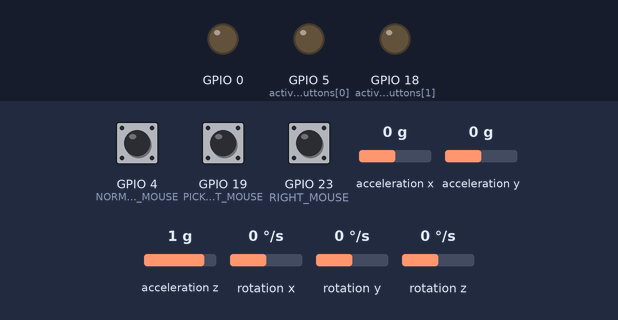
Bench run of a program on a simulated ESP32. Parts: output pins drawn as LEDs (lit = HIGH). Dashed ring = blinking. The inputs (shaded band) are chosen by the test bench; at power-on: GPIO 4 (NORMAL_LEFT_MOUSE) HIGH, GPIO 23 (RIGHT_MOUSE) HIGH, GPIO 19 (PICKAXE_LEFT_MOUSE) HIGH, acceleration x 0 g, acceleration y 0 g, acceleration z 1 g, rotation x 0 °/s, rotation y 0 °/s, rotation z 0 °/s. USB keyboard and mouse output is not drawn; what the program prints to the serial monitor is not drawn.

Above: at 3.2 s.
3.3 s: GPIO 4 (NORMAL_LEFT_MOUSE) pulled LOW for 0.15 s
At 3.4 s:
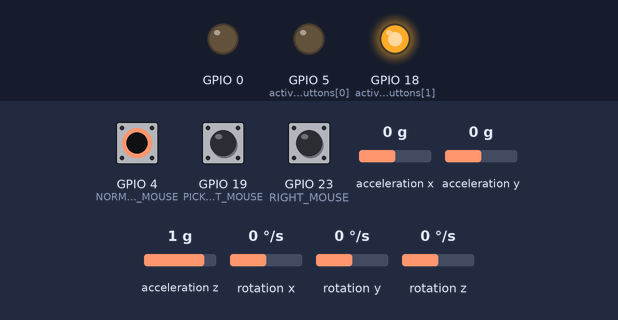
4.9 s: GPIO 23 (RIGHT_MOUSE) pulled LOW for 0.15 s
At 5.0 s:
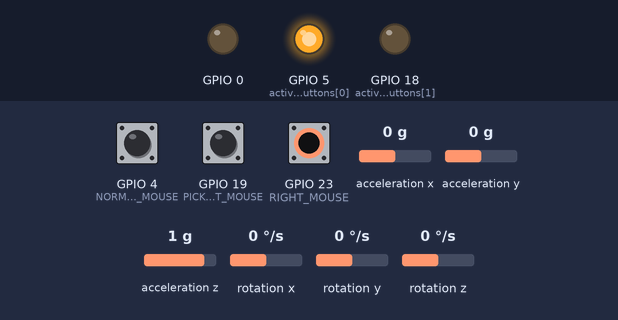
6.5 s: GPIO 4 (NORMAL_LEFT_MOUSE) pulled LOW for 1 s
At 8.0 s:
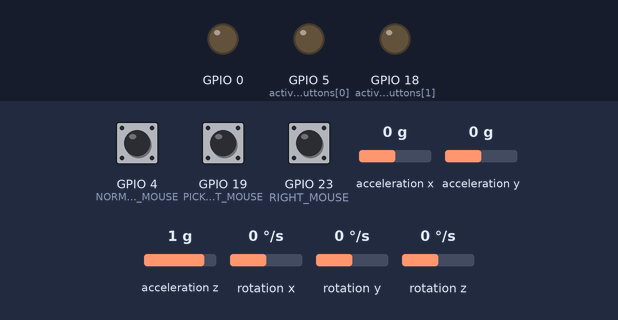
9.0 s: GPIO 23 (RIGHT_MOUSE) pulled LOW for 1 s
At 9.8 s:
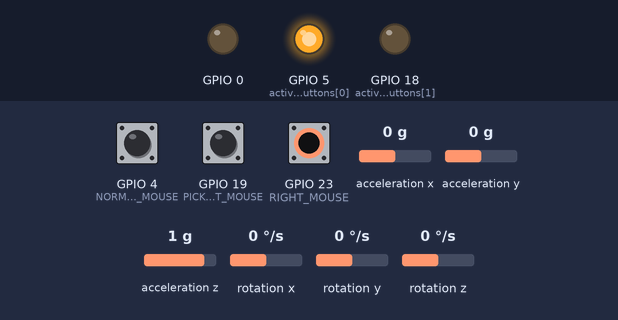
11.5 s: GPIO 23 (RIGHT_MOUSE) pulled LOW for 3.2 s
At 15.4 s:
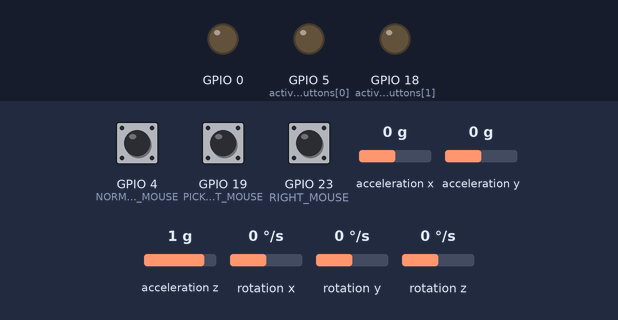
16.2 s: GPIO 4 (NORMAL_LEFT_MOUSE) pulsed LOW 2 times (0.12 s each, 0.3 s apart)
At 16.29 s:
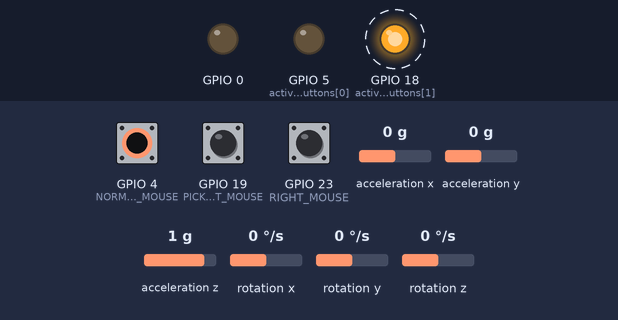
Timing chart, 0 to 19.2 s (numbered marks = the images above; inputs shaded):
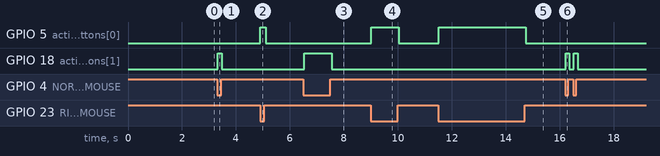

The program:

main.cpp
```cpp
#include <Arduino.h>
#include <Wire.h>
#include <MPU6050_light.h>
#include <BleMouse.h>

#define INTERVAL 25
#define NOT_PRESSED 1
#define PRESSED 0
#define PICKAXE_LEFT_MOUSE 19
#define RIGHT_MOUSE 23
#define NORMAL_LEFT_MOUSE 4
#define NUM_OF_CLICKERS 3

void StartMpu();
void SetActions();
void NormalLeftClick();
void PickaxeLeftClick();
void NormalRightClick();
void NoneClick();
void AdjustPosition();
void ShowInfo();

MPU6050 mpu(Wire);
BleMouse ble_mouse("totylkotest");

int clickers[NUM_OF_CLICKERS] = {19, 23, 4};
int active_mouse_buttons[NUM_OF_CLICKERS] = {5, 18}; // RPM, LPM
double X, Y, horizontal, vertical, click_guard;
unsigned long timer = 0;

void setup()
{
    for (int i = 0; i < NUM_OF_CLICKERS; i++)
    {
        pinMode(clickers[i], INPUT_PULLUP);
        pinMode(active_mouse_buttons[i], OUTPUT);
    }
    Serial.begin(115200);
    while (!Serial)
        delay(10);
    Serial.println("Starting BLE work!");
    ble_mouse.begin();
    StartMpu();
    Serial.println("Done!\n");
}

void loop()
{
    if (((millis() - timer) > INTERVAL) && ble_mouse.isConnected())
    {
        SetActions();
        timer = millis();
    }
}

void StartMpu()
{
    Wire.begin();
    byte status = mpu.begin();
    Serial.print(F("MPU6050 status: "));
    Serial.println(status);
    while (status != 0)
        ; // czekaj na polaczenie
    Serial.println(F("Calculating offsets, do not move MPU6050"));
    delay(1000);
    mpu.calcOffsets(); // gyro and accelero
}

void SetActions()
{
    mpu.update();
    X = mpu.getAngleX();
    Y = mpu.getAngleY();
    click_guard = X;

    AdjustPosition();

    if (digitalRead(PICKAXE_LEFT_MOUSE) == PRESSED && digitalRead(RIGHT_MOUSE) == NOT_PRESSED)
        PickaxeLeftClick();

    else if (digitalRead(RIGHT_MOUSE) == PRESSED && digitalRead(PICKAXE_LEFT_MOUSE) == NOT_PRESSED)
        NormalRightClick();

    else if (digitalRead(NORMAL_LEFT_MOUSE) == PRESSED && digitalRead(RIGHT_MOUSE) == NOT_PRESSED && digitalRead(PICKAXE_LEFT_MOUSE) == NOT_PRESSED)
        NormalLeftClick();

    else
        NoneClick();

    AdjustPosition();
    ble_mouse.move(horizontal, vertical);
}

void NormalLeftClick()
{
    while (digitalRead(NORMAL_LEFT_MOUSE) == PRESSED)
    {
        Serial.print("KLIKACZ ZWYKLY");
        digitalWrite(active_mouse_buttons[0], LOW);
        digitalWrite(active_mouse_buttons[1], HIGH);
        mpu.update();
        ble_mouse.press();
        X = mpu.getAngleX();
        Y = mpu.getAngleY();

        AdjustPosition();
        ble_mouse.move(horizontal, vertical);
        delay(INTERVAL);
    }
    ble_mouse.release();
}

void PickaxeLeftClick()
{
    while (click_guard > -25.0 && digitalRead(PICKAXE_LEFT_MOUSE) == PRESSED)
    {
        mpu.update();
        click_guard = mpu.getAngleX();
    }

    while (click_guard <= -25.0 && digitalRead(PICKAXE_LEFT_MOUSE) == PRESSED)
    {
        Serial.print("\tpowinno swiecic LPM");
        digitalWrite(active_mouse_buttons[1], HIGH);
        digitalWrite(active_mouse_buttons[0], LOW);
        mpu.update();
        ble_mouse.press();
        delay(INTERVAL);
    }
    ble_mouse.release();
    X = 0.0;
    Y = 0.0;
    delay(INTERVAL);
}

void NormalRightClick()
{
    while (digitalRead(RIGHT_MOUSE) == PRESSED)
    {
        Serial.print("\tpowinno swiecic RPM");
        digitalWrite(active_mouse_buttons[1], LOW);
        digitalWrite(active_mouse_buttons[0], HIGH);
        mpu.update();
        ble_mouse.press(MOUSE_RIGHT);
        X = mpu.getAngleX();
        Y = mpu.getAngleY();
        AdjustPosition();
        ble_mouse.move(horizontal, vertical);
        delay(INTERVAL);
    }
    ble_mouse.release(MOUSE_RIGHT);
}

void NoneClick()
{
    digitalWrite(active_mouse_buttons[0], LOW);
    digitalWrite(active_mouse_buttons[1], LOW);
}

void AdjustPosition()
{
    if (abs(X) > 15.0)
        vertical = map(X, -85, 85, 25, -25);
    else
        vertical = 0;

    if (abs(Y) > 15.0)
        horizontal = map(Y, -75, 75, -25, 25);
    else
        horizontal = 0;
}

void ShowInfo()
{
    if (digitalRead(PICKAXE_LEFT_MOUSE) == PRESSED)
        Serial.print("LPM wcisniety");
    if (digitalRead(RIGHT_MOUSE) == PRESSED)
        Serial.print("\tRPM wcisniety");
    if (digitalRead(NORMAL_LEFT_MOUSE) == PRESSED)
        Serial.print("\tklikacz wcisniety");

    Serial.print("\tX : ");
    Serial.print(X);
    Serial.print("\tY : ");
    Serial.println(Y);
}
```

Measured:
- after the input at 3.3 s, GPIO 18 (active_mouse_buttons[1]): LOW → HIGH at once, → LOW 0.16 s later
- after the input at 4.9 s, GPIO 5 (active_mouse_buttons[0]): LOW → HIGH at once, → LOW 0.19 s later
- after the input at 6.5 s, GPIO 18 (active_mouse_buttons[1]): LOW → HIGH at once, → LOW 1.0 s later
- after the input at 9.0 s, GPIO 5 (active_mouse_buttons[0]): LOW → HIGH at once, → LOW 1.0 s later
- after the input at 11.5 s, GPIO 5 (active_mouse_buttons[0]): LOW → HIGH at once, → LOW 3.2 s later
- after the input at 16.2 s, GPIO 18 (active_mouse_buttons[1]): alternates HIGH for 0.14 s and LOW for 0.17 s, 4 changes in all, then stays LOW, starting at once
